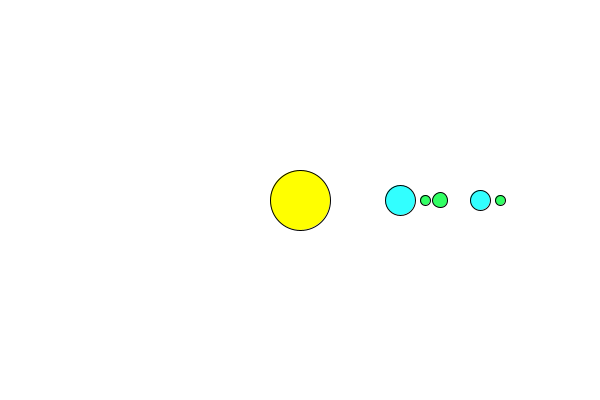
Frame 1 (no input)
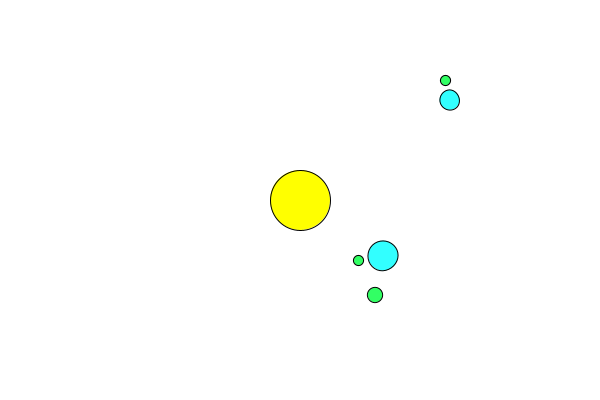
Frame 60 (the mouse pressed at the canvas centre just before this capture)
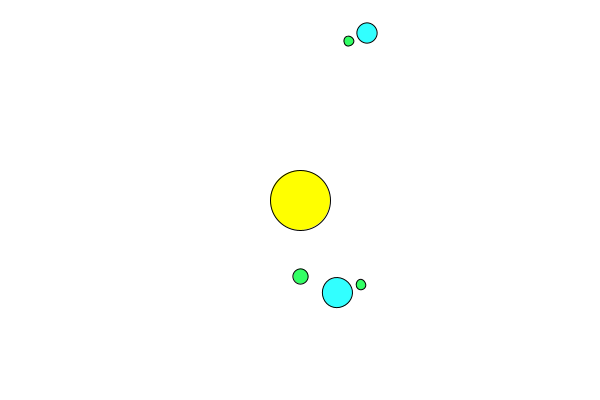
Frame 120 (the mouse held since frame 60 and released just before this capture)

The Processing sketch that drew these frames (run headless with seeded random() and noise(); from frame 60 on, the mouse is pressed at the canvas centre):

// Processing sketch: Solar_system_OOP
// ── Solar_system_OOP.pde
float theta = 0;

void setup()
{
  size(600,400);
}

void draw()
{
  background(255);
  translate(width/2, height/2);
  fill(255, 255, 0);
  ellipse(0,0,60,60);
  
  pushMatrix();
  rotate(theta);
  translate(100, 0);
  fill(50,255,255);
  ellipse(0,0,30,30);
  
  pushMatrix();//stores planet cordintate transformation state
  rotate(theta *2 );
  translate(40,0);
  fill(50,255,100);
  ellipse(0,0,15,15);
  popMatrix();
  
  pushMatrix();
  rotate(theta * 4);
  translate(25,0);
  fill(50,255,100);
  ellipse(0,0,10,10);
  popMatrix();
  popMatrix();
  
  pushMatrix();//stores planet cordintate transformation state
  rotate(theta *-1);
  translate(180,0);
  fill(50,255,255);
  ellipse(0,0,20,20);
  
  
  pushMatrix();
  rotate(theta * -2);
  translate(20, 0);
  fill(50,255,100);
  ellipse(0,0,10,10);
  popMatrix();
  popMatrix();
  theta = theta + 0.01;
}

// ── Planet.pde
class Planet
{
  float diameter, distance, orbitSpeed;
  float theta = 0;
  Planet(float diameter, float distance, float orbitSpeed){
    
  }
  void display(){
  pushMatrix();
  rotate(theta);
  translate(100, 0);
  fill(50,255,255);
  ellipse(0,0,30,30); 
  }
}
